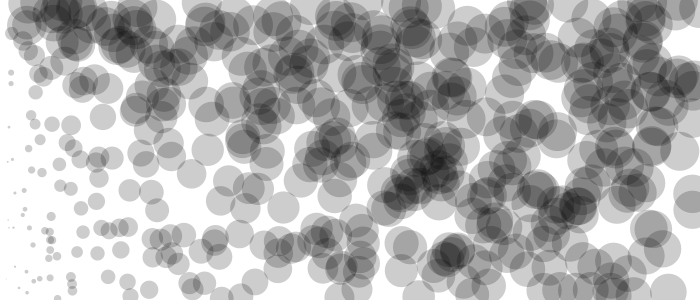
Frame 1 (no input)
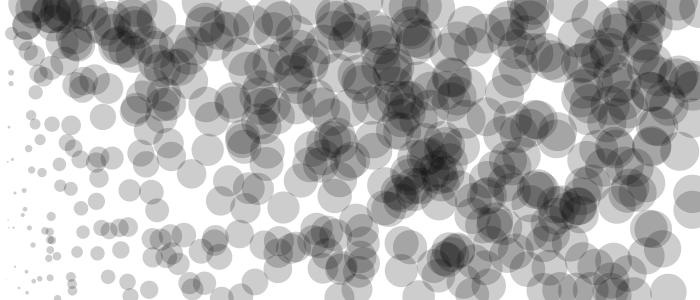
Frame 60 (the mouse pressed at the canvas centre just before this capture)
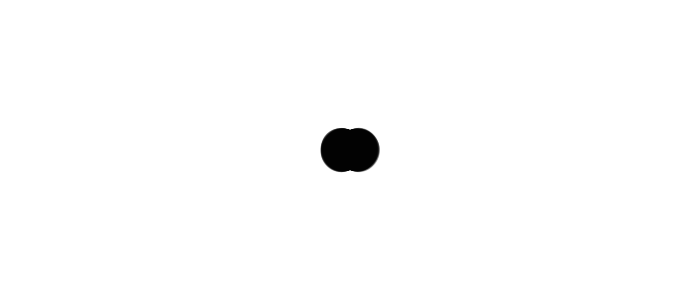
Frame 120 (the mouse held since frame 60 and released just before this capture)

The Processing sketch that drew these frames (run headless with seeded random() and noise(); from frame 60 on, the mouse is pressed at the canvas centre):

// Processing sketch: processing_64435
// ── processing_64435.pde

int lineLength=20;
float[] x = new float[6000];
float[] y = new float[6000];
float[] angle = new float[6000];
int i=0;

float[] xP = new float[6000];
float[] yP= new float[6000];

void setup() {
 
  size(700,300);
  smooth();
  noStroke();
  fill(0,0,0,50);

  for (int i=0; i<1000; i++) {
    x[i] = random(0, 700);
    y[i] = random (0, 300);
    angle[i] = random(2*PI);
    ellipse(x[i], y[i], 50, 50);
     
    xP[i]=0;
    yP[i]=0;
 }
}
 
void draw() {
  background(255);
  for (int i=0; i<500; i++) {
    if (dist(mouseX, mouseY, x[i], y[i])<1000&&dist(mouseY, mouseX, x[i], y[i])>random(0,60)) {
      angle[i]= atan2(y[i]-mouseY, x[i]-mouseX);
      if (mousePressed) {
        xP[i] += cos(angle[i]+PI)*10;
        yP[i]+= sin(angle[i]+PI)*10;
        x[i]+=cos(angle[i]+PI)*10;
        y[i]+=sin(angle[i]+PI)*10;
      } else {
        x[i] -= xP[i]/20;
        xP[i] -= xP[i]/20;
        y[i] -= yP[i]/20;
        yP[i] -= yP[i]/20;
      }
    }
    //ellipse(x[i], y[i], 50,50);
  
    ellipse(x[i], y[i], cos(angle[i])*40, cos(angle[i])*40);
  // ellipse(x[i], y[i], sin(angle[i])*50, sin(angle[i])*50);
  // ellipse(x[i], y[i], sin(angle[i])*50, cos(angle[i])*50);
  // ellipse(x[i], y[i], cos(angle[i])*50, sin(angle[i])*50);


  

  }
}
